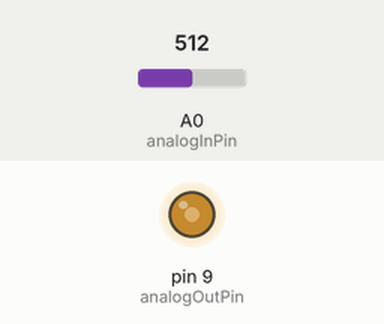
The sketch below on a simulated Arduino Uno, built with avr-gcc and run on an emulated ATmega328P. On the bench: output pins drawn as LEDs (lit = HIGH). Inputs (shaded band) come from the test bench; at power-on: A0 (analogInPin) = 512. What the sketch prints to the serial monitor is not drawn.

Above: at 1.2 s.
1.3 s: A0 (analogInPin) set to 416
At 2.3 s:
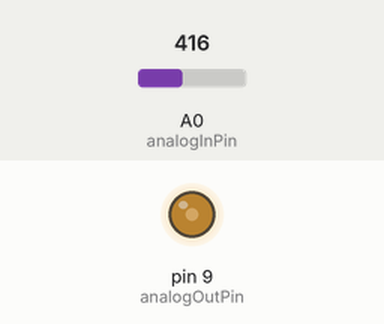
4.3 s: A0 (analogInPin) set to 387
At 4.6 s:
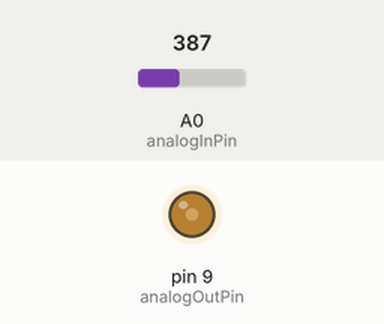
5.8 s: A0 (analogInPin) set to 716
At 7.0 s:
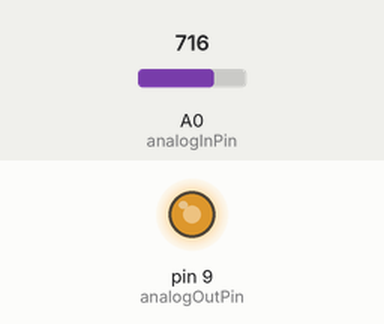
7.3 s: A0 (analogInPin) set to 1023
At 8.0 s:
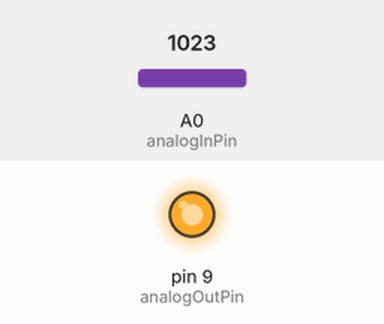
8.8 s: A0 (analogInPin) set to 1009
At 9.2 s:
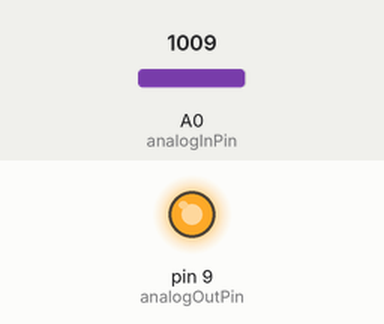
11.8 s: A0 (analogInPin) set to 0
At 12.7 s:
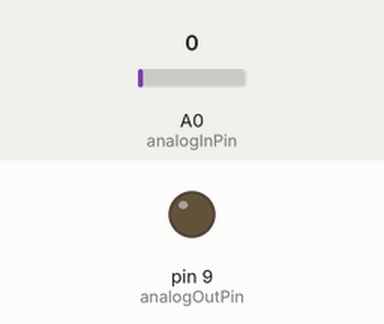
Timing chart, 0 to 14.3 s (numbered marks = the images above; inputs shaded):
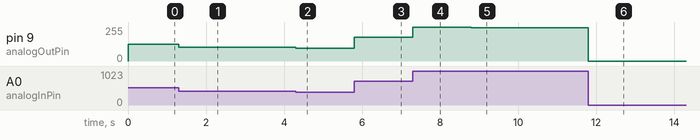

Measured:
- after the input at 1.3 s, pin 9 (analogOutPin): 127/255 → 103/255 at once
- after the input at 4.3 s, pin 9 (analogOutPin): 103/255 → 96/255 at once
- after the input at 5.8 s, pin 9 (analogOutPin): 96/255 → 178/255 at once
- after the input at 7.3 s, pin 9 (analogOutPin): 178/255 → 255/255 at once
- after the input at 8.8 s, pin 9 (analogOutPin): 255/255 → 251/255 at once
- after the input at 11.8 s, pin 9 (analogOutPin): 251/255 → 0/255 at once

The sketch:

AnalogInOutSerial_my.ino
```cpp
const int analogInPin = A0;  // Analog input pin that the potentiometer is attached to, use to change the value of the outputValue with potentiometer
const int analogOutPin = 9; // Analog output pin that the LED is attached to, use to send value to LED to change brightness

int sensorValue = 0;        // value read from the potentiometer to then change the value of outputValue
int outputValue = 0;        // value output to the PWM (Pulse Width Modulation - gets analog results with digital means)(analog out) - the value will determine the LED's brightness

void setup() {
  // initialize serial communications at 115200 bps:
  Serial.begin(115200);
}

void loop() {
  //INPUT:
  // read the analog in value (A0):
  sensorValue = analogRead(analogInPin);

  //LOGIC:
  // map it to the range of the analog out, converts analogRead value(0-1023) to analogWrite value(0-255):
  // analogRead value comes from the potentiometer and it converts into the analogWrite value which is the LED
  outputValue = map(sensorValue, 0, 1023, 0, 255);
  //outputValue = constrain(outputValue,0,128); // outputValue can only output half of what it can, LED can only get half of 100% brightness
  // change the analog out value:
  analogWrite(analogOutPin, outputValue); //LED from analogOutPin reads the outputValue and writes the value in the LED

  //OUTPUT:
  // print the results to the Serial Monitor:
  Serial.print("sensor = ");
  Serial.print(sensorValue);
  Serial.print("\t output = ");
  Serial.println(outputValue);

  // wait 2 milliseconds before the next loop for the analog-to-digital
  // converter to settle after the last reading:
  delay(2);
}
```
